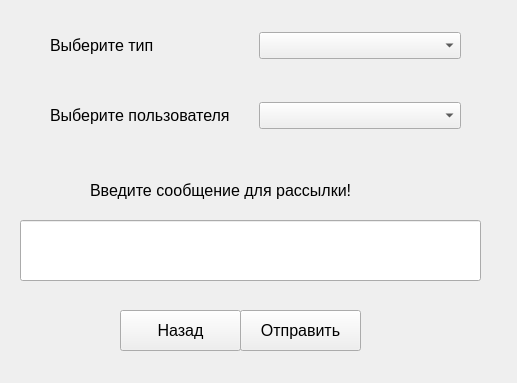
<?xml version="1.0" encoding="UTF-8"?>
<ui version="4.0">
 <class>message</class>
 <widget class="QWidget" name="message">
  <property name="geometry">
   <rect>
    <x>0</x>
    <y>0</y>
    <width>517</width>
    <height>383</height>
   </rect>
  </property>
  <property name="windowTitle">
   <string>Form</string>
  </property>
  <widget class="QLineEdit" name="lineEdit">
   <property name="geometry">
    <rect>
     <x>20</x>
     <y>220</y>
     <width>461</width>
     <height>61</height>
    </rect>
   </property>
   <property name="font">
    <font>
     <pointsize>12</pointsize>
    </font>
   </property>
  </widget>
  <widget class="QLabel" name="label">
   <property name="geometry">
    <rect>
     <x>90</x>
     <y>110</y>
     <width>331</width>
     <height>161</height>
    </rect>
   </property>
   <property name="font">
    <font>
     <pointsize>12</pointsize>
    </font>
   </property>
   <property name="text">
    <string>Введите сообщение для рассылки!</string>
   </property>
  </widget>
  <widget class="QPushButton" name="send">
   <property name="geometry">
    <rect>
     <x>240</x>
     <y>310</y>
     <width>121</width>
     <height>41</height>
    </rect>
   </property>
   <property name="font">
    <font>
     <pointsize>12</pointsize>
    </font>
   </property>
   <property name="text">
    <string>Отправить</string>
   </property>
  </widget>
  <widget class="QPushButton" name="back">
   <property name="geometry">
    <rect>
     <x>120</x>
     <y>310</y>
     <width>121</width>
     <height>41</height>
    </rect>
   </property>
   <property name="font">
    <font>
     <pointsize>12</pointsize>
    </font>
   </property>
   <property name="text">
    <string>Назад</string>
   </property>
  </widget>
  <widget class="QWidget" name="">
   <property name="geometry">
    <rect>
     <x>50</x>
     <y>90</y>
     <width>411</width>
     <height>51</height>
    </rect>
   </property>
   <property name="font">
    <font>
     <pointsize>12</pointsize>
    </font>
   </property>
   <layout class="QHBoxLayout" name="horizontalLayout">
    <item>
     <widget class="QLabel" name="user">
      <property name="font">
       <font>
        <pointsize>12</pointsize>
       </font>
      </property>
      <property name="text">
       <string>Выберите пользователя</string>
      </property>
     </widget>
    </item>
    <item>
     <widget class="QComboBox" name="combo">
      <property name="font">
       <font>
        <pointsize>12</pointsize>
       </font>
      </property>
     </widget>
    </item>
   </layout>
  </widget>
  <widget class="QWidget" name="">
   <property name="geometry">
    <rect>
     <x>50</x>
     <y>20</y>
     <width>411</width>
     <height>51</height>
    </rect>
   </property>
   <layout class="QHBoxLayout" name="horizontalLayout_2">
    <item>
     <widget class="QLabel" name="label_2">
      <property name="font">
       <font>
        <pointsize>12</pointsize>
       </font>
      </property>
      <property name="text">
       <string>Выберите тип</string>
      </property>
     </widget>
    </item>
    <item>
     <widget class="QComboBox" name="type">
      <property name="font">
       <font>
        <pointsize>12</pointsize>
       </font>
      </property>
     </widget>
    </item>
   </layout>
  </widget>
 </widget>
 <resources/>
 <connections/>
</ui>
